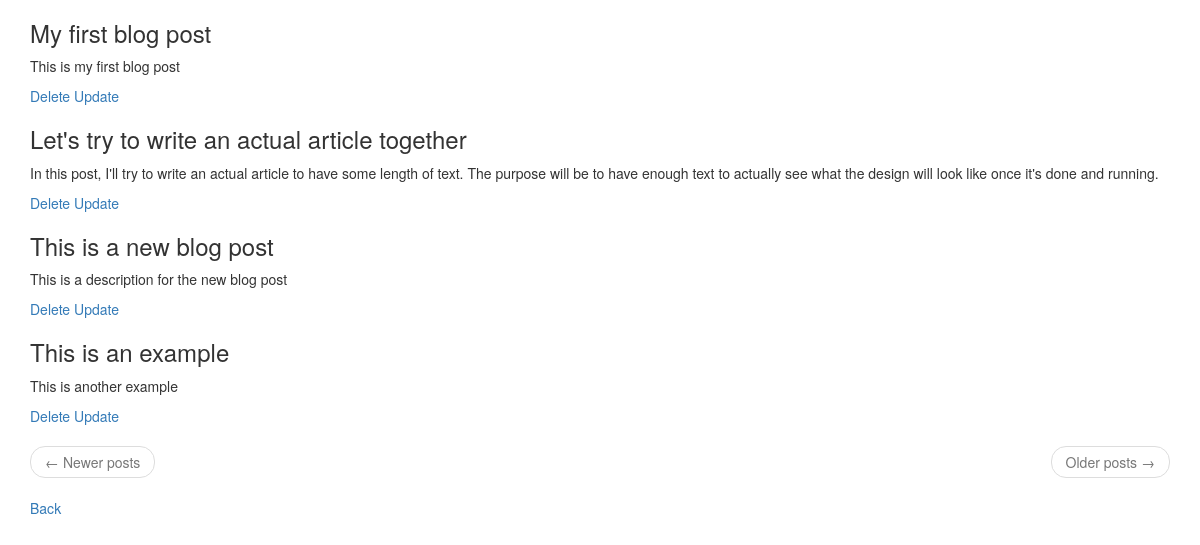
/all_posts (signed in), run on the app's committed database.
### app/models.py (models this page shows, shortened)
class Post(db.Model):
    id = db.Column(db.Integer, primary_key = True)
    title = db.Column(db.String(80), unique = True)
    description = db.Column(db.String(140))
    body = db.Column(db.Text)
    timestamp = db.Column(db.DateTime, default = datetime.utcnow)
    comments = db.relationship('Comment', backref='comments', lazy='dynamic')
    user_id = db.Column(db.Integer, db.ForeignKey('user.id'))

### app/routes.py (the view)
@app.route('/all_posts')
@login_required
def all_posts(): #In dashboard, display all blog posts with pagination and update/delete options
    page = request.args.get('page', 1, type=int)
    posts = Post.query.order_by(Post.timestamp.desc()).paginate(
        page, app.config['POSTS_PER_PAGE'], False)
    next_url = url_for('all_posts', page=posts.next_num) if posts.has_next else None
    prev_url = url_for('all_posts', page=posts.prev_num) if posts.has_prev else None
    return render_template('all_posts.html', title='All posts', posts=posts.items,
        next_url=next_url, prev_url=prev_url)

### app/models.py (called while the page is built)
@login.user_loader
def load_user(id):
    return User.query.get(id)

### app/routes.py (called while the page is built)
@app.before_request #Update database for each new visit. Problem: takes in account my own visits
def before_request():
        visits = Stats.query.filter_by(day_visits = date.today()).first()
        if visits is None:
            new_day_visits = Stats()
            db.session.add(new_day_visits)
            db.session.commit()
        else:
            visits.visits += 1
            db.session.commit()

### app/templates/all_posts.html
{% extends 'base_dashboard.html' %}
{% block app_content %}
<div class='container'>
    {% for post in posts%}
    {% include '_post_dashboard.html' %}
    {% endfor %}
    <nav aria-label="...">
        <ul class="pager">
            <li class="previous{% if not prev_url %} disabled{% endif %}">
                <a href="{{ prev_url or '#' }}">
                    <span aria-hidden="true">&larr;</span> Newer posts
                </a>
            </li>
            <li class="next{% if not next_url %} disabled{% endif %}">
                <a href="{{ next_url or '#' }}">
                    Older posts <span aria-hidden="true">&rarr;</span>
                </a>
            </li>
        </ul>
    </nav>
    <a href="{{ url_for('dashboard') }}">Back</a>
</div>
{% endblock %}

### app/templates/_post_dashboard.html
<div class="card" style="width: 100%;">
  <div class="card-body">
    <h3 class="card-title">{{ post.title }}</h3>
    <p class="card-text">{{ post.description }}</p>
  </div>
</div>
<a href="{{ url_for('delete_post', id=post.id) }}">Delete</a>
<a href="{{ url_for('update', id=post.id) }}">Update</a>

### data on the page
Post: title "My first blog post", description "This is my first blog post"
Post: title "Let's try to write an actual article together", description "In this post, I'll try to write an actual article to have some length of text. The purpose will be to have enough text to actually see what the design will look like once it's done and running."
Post: title "This is a new blog post", description "This is a description for the new blog post"
Post: title "This is an example", description "This is another example"
